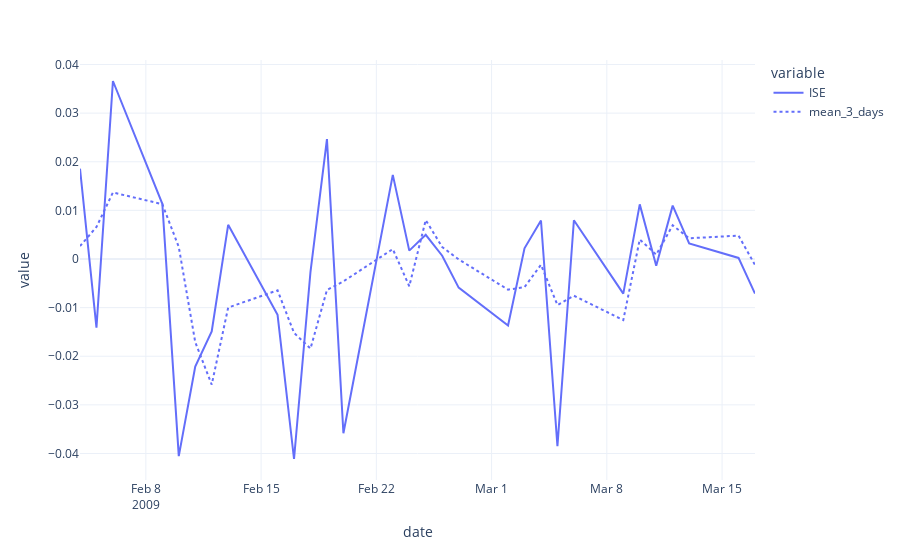

Source (notebook cell):
### Code cell
plot_draw = plot_draw.dropna().iloc[20:50].reset_index()
plot_draw = pd.melt(plot_draw, id_vars="date")
fig = px.line(plot_draw , x="date", y="value", line_dash="variable", template="plotly_white")
fig.show()
